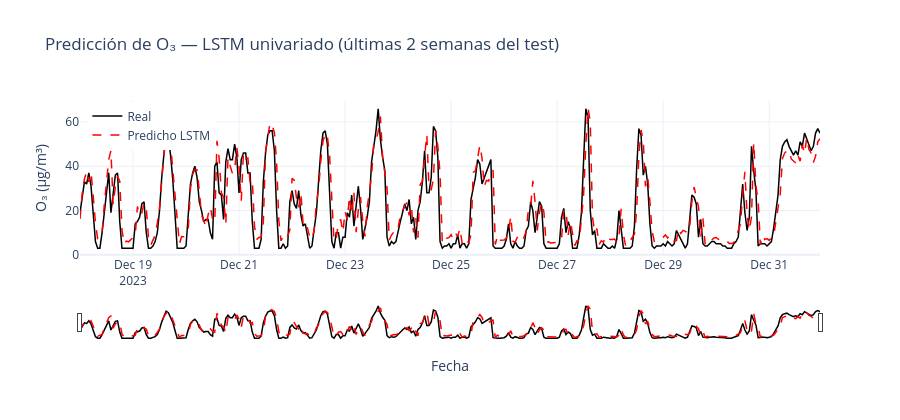

Notebook cell for this chart:
### Code cell
# ── Visualización de predicciones vs real ────────────────────────────────────
index_test = test_serie.index[LAGS: LAGS + len(y_real_lstm)]
df_res = pd.DataFrame({
    'Real':     y_real_lstm.flatten(),
    'Predicho': y_pred_lstm.flatten()
}, index=index_test)

# Gráfico interactivo (últimas 2 semanas para mayor detalle)
df_zoom = df_res.tail(24 * 14)

fig = go.Figure()
fig.add_trace(go.Scatter(
    x=df_zoom.index, y=df_zoom['Real'],
    name='Real', line=dict(color='black', width=1.5)
))
fig.add_trace(go.Scatter(
    x=df_zoom.index, y=df_zoom['Predicho'],
    name='Predicho LSTM', line=dict(color='red', width=1.5, dash='dash')
))
fig.update_layout(
    title='Predicción de O₃ — LSTM univariado (últimas 2 semanas del test)',
    xaxis_title='Fecha', yaxis_title='O₃ (µg/m³)',
    template='plotly_white', height=420,
    xaxis=dict(rangeslider=dict(visible=True), type='date'),
    legend=dict(x=0.01, y=0.99)
)
fig.show()

### Figure 1 — Plotly figure (JSON) as saved in the notebook; plotly's stock layout.template omitted (floating-point values rounded to 4 significant figures; data arrays with more than 128 entries replaced by an {"elided": "..."} marker saying what was removed)
{"data": [{"line": {"color": "black", "width": 1.5}, "name": "Real", "type": "scatter", "x": {"elided": "336 str values"}, "y": {"elided": "336 float values"}}, {"line": {"color": "red", "dash": "dash", "width": 1.5}, "name": "Predicho LSTM", "type": "scatter", "x": {"elided": "336 str values"}, "y": {"elided": "336 float values"}}], "layout": {"height": 420, "legend": {"x": 0.01, "y": 0.99}, "title": {"text": "Predicción de O₃ — LSTM univariado (últimas 2 semanas del test)"}, "xaxis": {"rangeslider": {"visible": true}, "title": {"text": "Fecha"}, "type": "date"}, "yaxis": {"title": {"text": "O₃ (µg/m³)"}}}}
